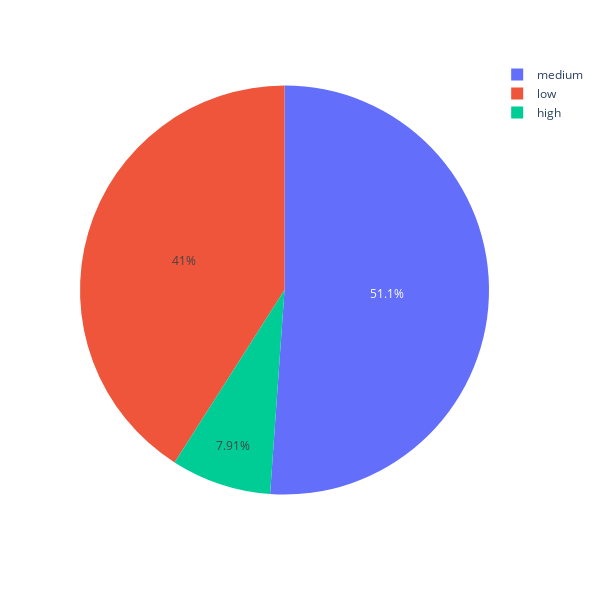

The code cell stored with this chart in its notebook:
### Code cell
fig = px.pie(df['floor_level'].value_counts(),values=df['floor_level'].value_counts(),
       names=df['floor_level'].value_counts().index,hole=0.0,width=600,height=600)
fig.show()

### Figure 1 — Plotly figure (JSON) as saved in the notebook; plotly's stock layout.template omitted (floating-point values rounded to 4 significant figures)
{"data": [{"domain": {"x": [0, 1], "y": [0, 1]}, "hole": 0, "hovertemplate": "label=%{label}<br>count=%{value}<extra></extra>", "labels": ["medium", "low", "high"], "legendgroup": "", "name": "", "showlegend": true, "type": "pie", "values": [1616, 1295, 250]}], "layout": {"height": 600, "legend": {"tracegroupgap": 0}, "margin": {"t": 60}, "width": 600}}
